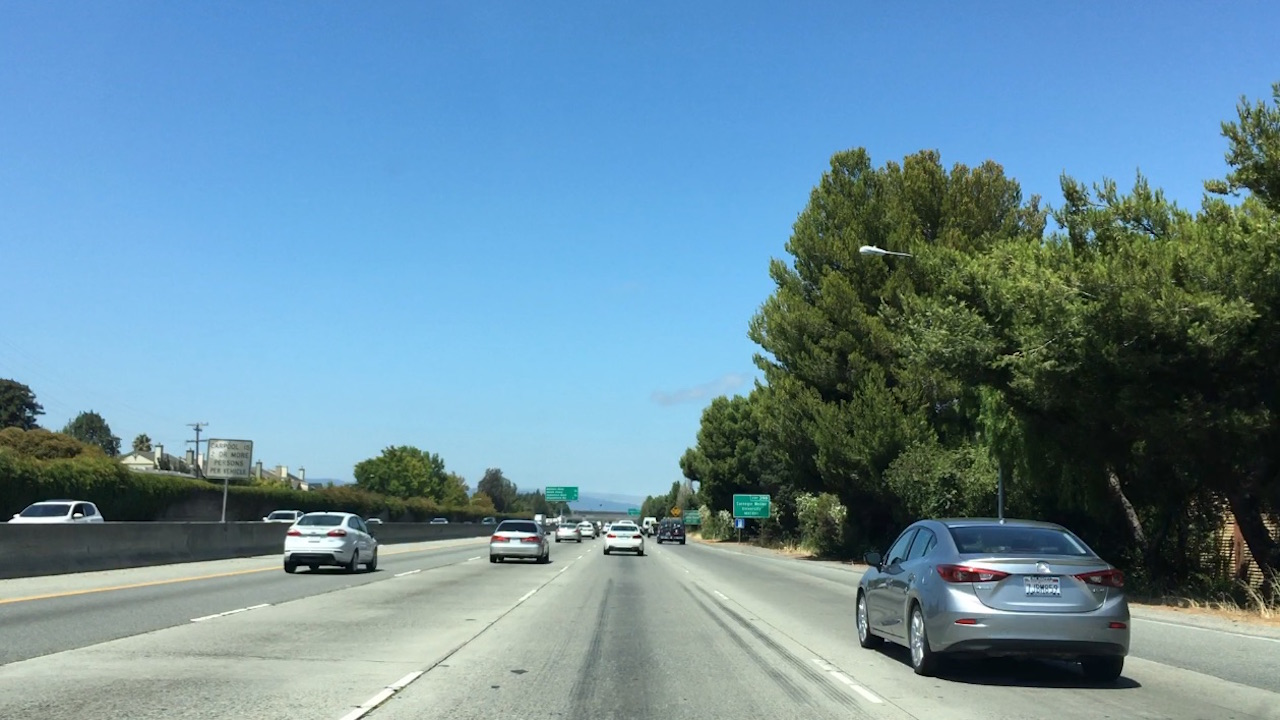
#> input picture lane_detection/bbox-example-image.jpg, 1280 x 720 px
$ python -i lane_and_object_detection.py   (imports and definitions only)   (older library calls are emulated)
#> lines starting #> are read from the running program, lines starting #| are printed output that depends on the picture

# Imports


import cv2
import numpy as np
import openvino as ov
import pickle
from pathlib import Path

class tracker():

    # [42 lines left out: functions __init__, find_window_centroids, not called in this run]


##DETECCCION DE OBJETOS CON OPENVINO
#////////////////////////////////////////////////////////////////////////////////////////////////////////////////////////////////////////////////////////////////////////
#///////////////////////////////////////////////////////////////////////////////////////////////////////////////////////////////////////////////////////////////////////
#//////////////////////////////////////////////////////////////////////////////////////////////////////////////////////////////////////////////////////////////////////

#####INICIALIZACION DEL MODELO

# A directory where the model will be downloaded.
base_model_dir = Path("model")

# The name of the model from Open Model Zoo
model_name = "ssdlite_mobilenet_v2"

precision = "FP16"

# The output path for the conversion.
converted_model_path = Path("model") / f"{model_name}_{precision.lower()}.xml"


"""### Load the Model
"""

# [1 line that did not run here, left out]

# Read the network and corresponding weights from a file.
# [1 line that did not run here, left out]


# Compile the model for CPU

# [1 line that did not run here, left out]


# Get the input and output nodes.
# [1 line not run here, left out]
# [1 line that did not run here, left out]

# Get the input size.
# [1 line that did not run here, left out]

"""Input and output layers have the names of the input node and output node respectively. In the case of SSDLite MobileNetV2, there is 1 input and 1 output."""

# [1 line not run here, left out]

"""## Processing
### Process Results
"""

classes = [
    "background", "person", "bicycle", "car", "motorcycle", "airplane", "bus", "train",
    "truck", "boat", "traffic light", "fire hydrant", "street sign", "stop sign",
    "parking meter", "bench", "cat", "dog", "horse", "sheep", "cow", "elephant",
    "bear"

]

# Colors for the classes above (Rainbow Color Map).
colors = cv2.applyColorMap(
    src=np.arange(0, 255, 255 / len(classes), dtype=np.float32).astype(np.uint8),
    colormap=cv2.COLORMAP_RAINBOW,
).squeeze()

##FUNCIONES

# [53 lines left out: functions process_results, draw_boxes, not called in this run]

"""### Main Processing Function
Run object detection on the specified source. Either a webcam or a video file.
"""

# Main processing function to run object detection.
# [33 lines left out: function run_object_detection, not called in this run]


##DETECCCION DE LINEAS
#////////////////////////////////////////////////////////////////////////////////////////////////////////////////////////////////////////////////////////////////////////
#///////////////////////////////////////////////////////////////////////////////////////////////////////////////////////////////////////////////////////////////////////
#//////////////////////////////////////////////////////////////////////////////////////////////////////////////////////////////////////////////////////////////////////


###INICIALIZACION
# [1 line not run here, left out]
# [1 line that did not run here, left out]
# [1 line that did not run here, left out]

###FUNCIONES


def abs_sobel_thresh(img, orient='x', sobel_kernel=3, thresh=(0,255)):
#> called with orient = 'x', sobel_kernel = 3, thresh = (0, 255)
    gray = cv2.cvtColor(img, cv2.COLOR_RGB2GRAY)
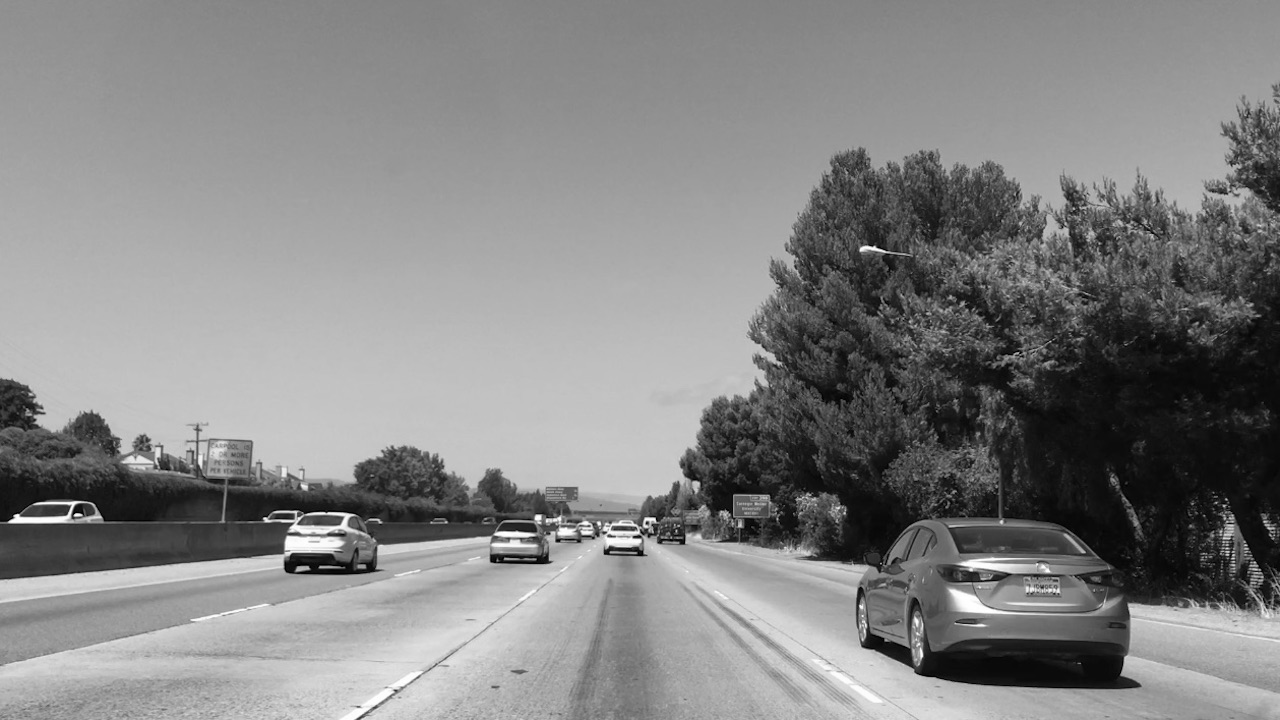
#> gray: shape (720, 1280); min 0, max 255, mean 132.1
    if orient == 'x':
        abs_sobel = np.absolute(cv2.Sobel(gray, cv2.CV_64F, 1, 0))
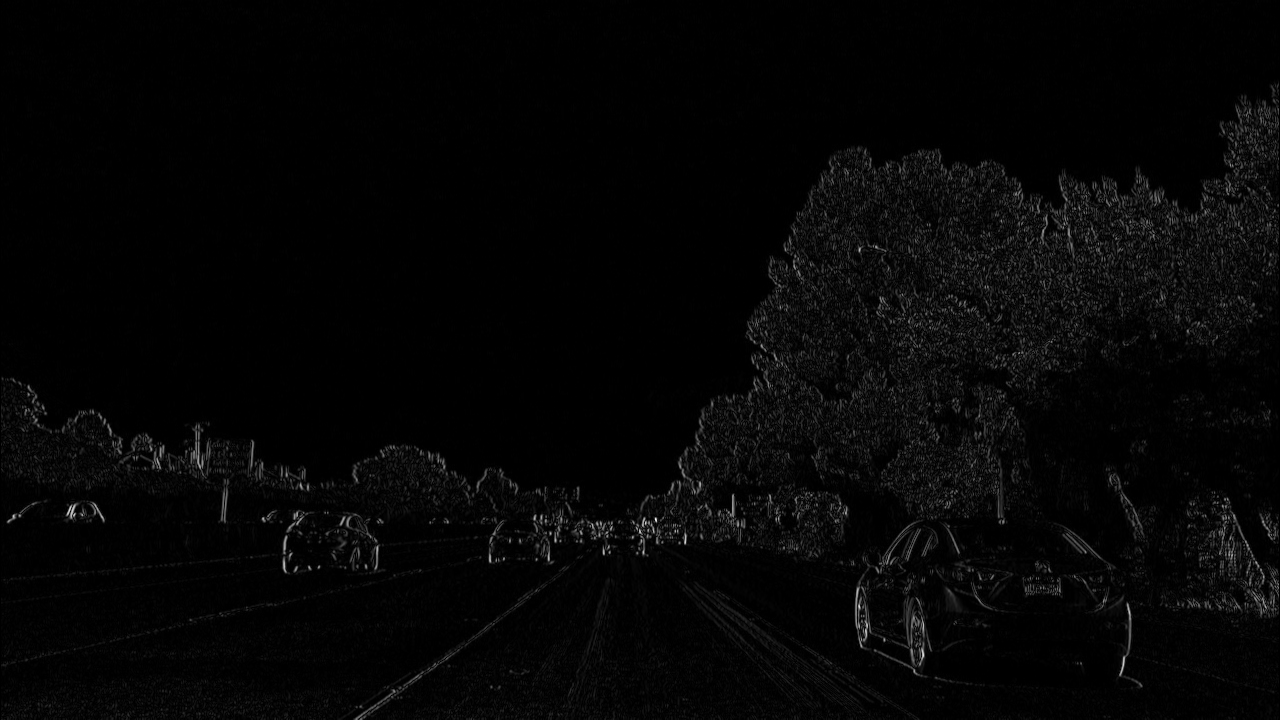
#> abs_sobel: shape (720, 1280) float64; min 0, max 890, mean 20.4; drawn with min black and max white
    if orient == 'y':
        abs_sobel = np.absolute(cv2.Sobel(gray, cv2.CV_64F, 0, 1))

    scaled_sobel = np.uint8(255*abs_sobel/np.max(abs_sobel))
    binary_output = np.zeros_like(scaled_sobel)

    binary_output[(scaled_sobel >= thresh[0]) & (scaled_sobel <= thresh[1])] = 1
    return binary_output

# [144 lines left out: functions mag_thresh, dir_threshold, color_threshold, window_mask, process_image, not called in this run]


"""## References
1. [SSDLite MobileNetV2](https://github.com/openvinotoolkit/open_model_zoo/tree/master/models/public/ssdlite_mobilenet_v2)
2. [Open Model Zoo](https://github.com/openvinotoolkit/open_model_zoo/)
3. [Non-Maximum Suppression](https://paperswithcode.com/method/non-maximum-suppression)
4. https://colab.research.google.com/github/openvinotoolkit/openvino_notebooks/blob/main/notebooks/401-object-detection-webcam/401-object-detection.ipynb#scrollTo=DCyl3fQtkwTm
"""


## MAIN


#######ENTRADA
# Definir la fuente de entrada para el pipeline (puede ser una cámara o un archivo de video)
USE_WEBCAM = False
# [1 line not run here, left out]

cam_id = 0

# [1 line that did not run here, left out]

# Inicializar la fuente de vídeo
# [6 lines not run here, left out]

########SALIDA
# Configuración para guardar el video procesado
# [1 line that did not run here, left out]
# [1 line that did not run here, left out]
# [1 line that did not run here, left out]
# [1 line that did not run here, left out]
fourcc = cv2.VideoWriter_fourcc(*'mp4v')
# [1 line that did not run here, left out]

##PIPELINE

# [34 lines not run here, left out]

>>> import cv2
>>> picture = cv2.cvtColor(cv2.imread('../lane_detection/bbox-example-image.jpg'), cv2.COLOR_BGR2RGB)
>>> result = abs_sobel_thresh(picture)
#> result: shape (720, 1280); every value is 1
